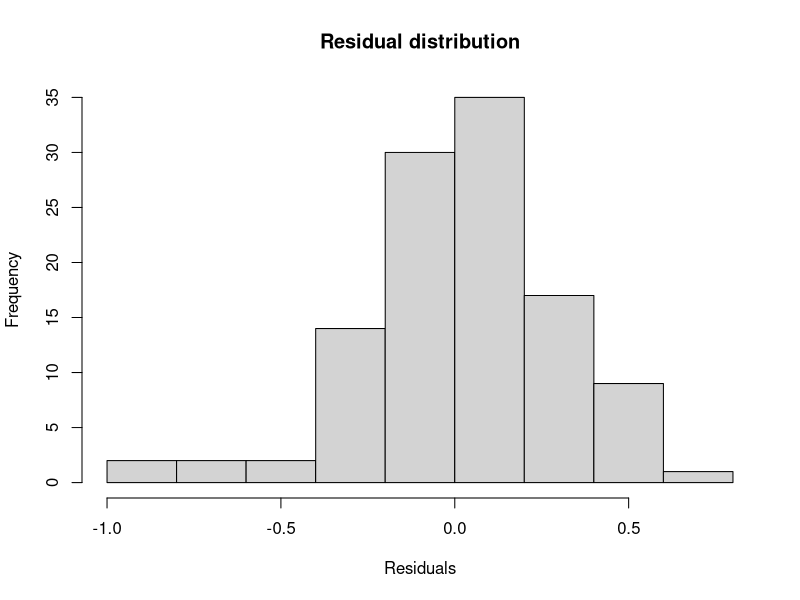
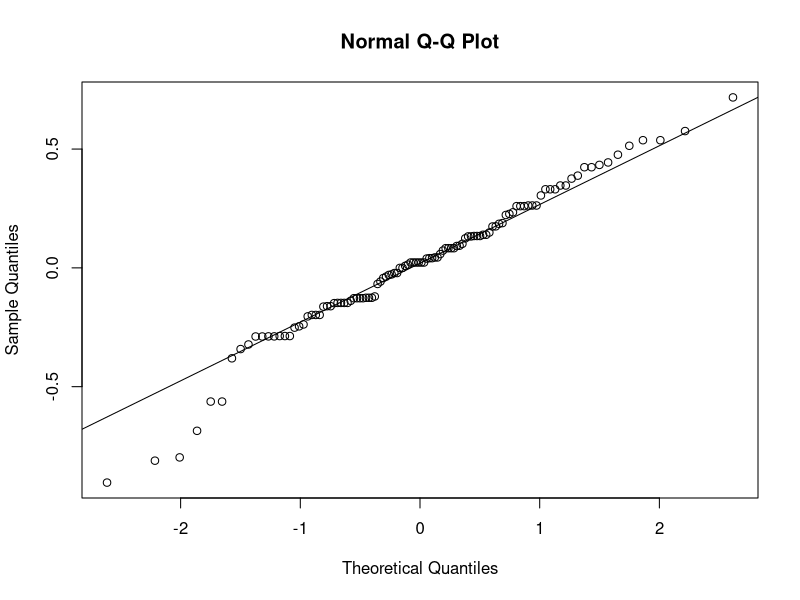

These charts were generated, in order, by the following R code: (Note: this script raises an error after producing the figures.)
# Load required libraries
library(caret)
library(glmnet)
library(dplyr)

set.seed(22)

##### DATASET SETUP ######
setwd("~/Github/Statistical-learning-project/Dataset")

df <- read.csv("Sleep_health_and_lifestyle_dataset_adjusted_gam.csv")

df$Blood.Pressure <- as.character(df$Blood.Pressure) # Convert Blood Pressure values to strings

dummy_transform <- dummyVars(~ Gender + Occupation + BMI.Category + Blood.Pressure + Sleep.Disorder, data = df)

df_dummies <- predict(dummy_transform, newdata = df)

df <- cbind(df, df_dummies)

# Remove original categorical columns
df <- df[, !(names(df) %in% c("Gender", "Occupation", "BMI.Category", "Blood.Pressure", "Sleep.Disorder"))]

# Remove specific dummy variables
df <- subset(df, select = -c(GenderMale, OccupationDoctor, `Blood.Pressure11578`, BMI.CategoryObese, Sleep.DisorderInsomnia))

df <- df %>% mutate_all(~(scale(.) %>% as.vector)) # Standardize the dataset

# Rename columns to make them valid R variable names
colnames(df)[which(names(df) == "OccupationSales Representative")] <- "OccupationSales.Representative"
colnames(df)[which(names(df) == "BMI.CategoryNormal Weight")] <- "BMI.CategoryNormal.Weight"
colnames(df)[which(names(df) == "OccupationSoftware Engineer")] <- "OccupationSoftware.Engineer"
colnames(df)[which(names(df) == "Sleep.DisorderSleep Apnea")] <- "Sleep.DisorderSleep.Apnea"

#############################
# Remove columns with fewer samples
df <- subset(df, select = -c(`Blood.Pressure11776`, `Blood.Pressure11875`, `Blood.Pressure11876`, `Blood.Pressure11977`, `Blood.Pressure12179`, `Blood.Pressure12280`, `Blood.Pressure12582`, `Blood.Pressure12683`, `Blood.Pressure12884`, `Blood.Pressure12885`, `Blood.Pressure12984`, `Blood.Pressure13086`, `Blood.Pressure13186`, `Blood.Pressure13287`, `Blood.Pressure13588`, `Blood.Pressure13991`, `Blood.Pressure14090`, `Blood.Pressure14292`))
df <- subset(df, select = -c(`OccupationManager`, `OccupationSales.Representative`, `OccupationScientist`, `OccupationSoftware.Engineer`))
#############################

df <- df %>% mutate_all(~(scale(.) %>% as.vector)) # Re-standardize after removing columns

# Split the data into training and test sets
train_lines <- sample(dim(df)[1], round(dim(df)[1] * 0.7))
df_train <- df[train_lines, ]
df_test <- df[-train_lines, ]

# Ridge regression
response_variable <- df_train$Sleep.Duration

# Define control parameters for Ridge regression
ctrl <- trainControl(method = "cv", number = 10)  # 10-fold cross-validation

# Train Ridge regression model with different lambda values
ridge_model <- train(x = df_train[, -which(names(df_train) == "Sleep.Duration")], 
                     y = response_variable, 
                     method = "glmnet", 
                     trControl = ctrl, 
                     tuneLength = 10, 
                     preProcess = c("center", "scale"),
                     tuneGrid = expand.grid(.alpha = 0, .lambda = seq(0.001, 1, length = 10)))  # Ridge regression: alpha = 0

# Display the best lambda value selected by caret
print(ridge_model$bestTune)

# Calculate the MSE on the test set
test_predictions <- predict(ridge_model, newdata = df_test)
test_actual_values <- df_test$Sleep.Duration
mse_test <- mean((test_predictions - test_actual_values)^2)
print(paste("Mean Squared Error (MSE) on the test set:", mse_test))

# Obtain model coefficients
coefficients <- coef(ridge_model$finalModel, s = ridge_model$bestTune$lambda)

# Print coefficients of variables
significant_coeffs <- coefficients[c(coefficients[, 1] != 0), ]
print(significant_coeffs)

# Number of variables in the dataset
num_variables_total <- ncol(df) - 1  # Excluding the response variable

# Number of significant variables in the model
num_variables_significant <- length(significant_coeffs)

if (num_variables_significant < num_variables_total) {
  cat("Sono state rimosse", num_variables_total - num_variables_significant, "variabili dal modello.\n")
} else if (num_variables_significant == num_variables_total) {
  cat("Non è stata rimossa nessuna variabile dal modello.\n")
} else {
  cat("Non ci sono abbastanza informazioni per determinare se sono state rimosse variabili.\n")
}

# List of original variables
original_variables <- c("GenderMale", "OccupationDoctor", "Blood.Pressure115/78", "BMI.CategoryObese", "Sleep.DisorderInsomnia")

# Find removed variables
variables_removed <- setdiff(original_variables, rownames(significant_coeffs))

if (length(variables_removed) > 0) {
  cat("Le seguenti variabili sono state rimosse dal modello:\n")
  print(variables_removed)
} else {
  cat("Non sono state rimosse variabili dal modello.\n")
}

# Calculate residuals for the model
residuals <- test_actual_values - test_predictions

# Test normality of residuals
shapiro_test <- shapiro.test(residuals)
print("Shapiro-Wilk test for normality of residuals:")
print(shapiro_test)

# Plot histogram of residuals
hist(residuals, main = "Residual distribution", xlab = "Residuals")

# Print a message if residuals are not normally distributed
if (shapiro_test$p.value < 0.05) {
  cat("I residui non seguono una distribuzione normale (p-value < 0.05).\n")
} else {
  cat("I residui seguono una distribuzione normale (p-value >= 0.05).\n")
}

# Add QQ plot of residuals
qqnorm(residuals)
qqline(residuals)

# Kolmogorov-Smirnov test for normality of residuals
ks_test <- ks.test(residuals, "pnorm", mean = mean(residuals), sd = sd(residuals))
print("Kolmogorov-Smirnov test for normality of residuals:")
print(ks_test)

# Train Ridge model using glmnet directly
ridge_model_glmnet <- cv.glmnet(x = as.matrix(df[, -which(names(df) == "Sleep.Duration")]), 
                                y = response_variable, 
                                alpha = 0,  # Ridge Regression (alpha = 0)
                                nfolds = 10, 
                                standardize = TRUE)  # Pre-process data
print(ridge_model_glmnet)

# Print lambda values plot
plot(ridge_model_glmnet)
print(ridge_model_glmnet$lambda.min)

# Calculate R-squared
r_squared_test <- cor(test_predictions, test_actual_values)^2
print(paste("R-squared test library(caret):", r_squared_test))
